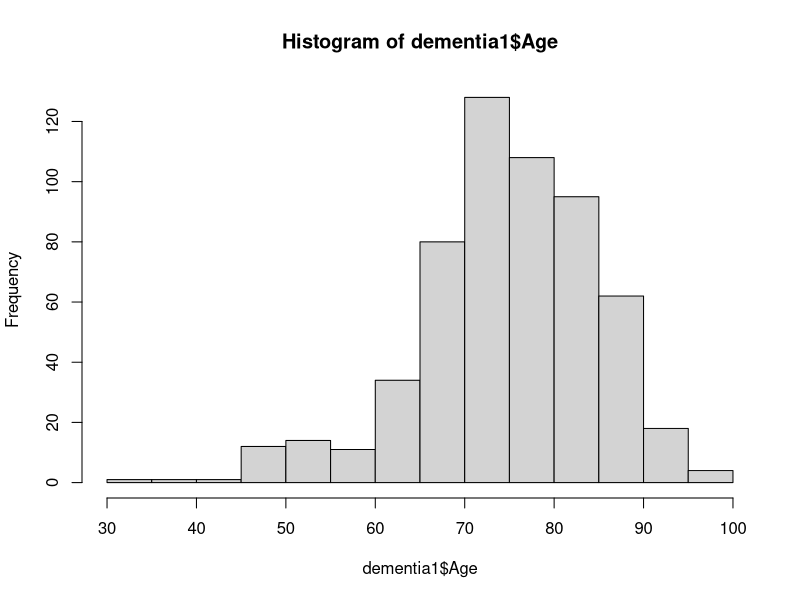

Source code (R): (Note: this script raises an error after producing the figure.)
## ---- chunk 1
dementia1 <- read.csv('./Data/dementia_all.csv', header=T)
dementia1
## ---- chunk 2
colnames(dementia1) <- c('Age', 'EDUC', 'SES', 'MMSE', 'CDR', 'Gender')
## ---- chunk 3
library(dplyr)
## ---- chunk 4
hist(dementia1$Age)
## ---- chunk 5
str(dementia1)
## ---- chunk 6
sum(dementia1$Age>=60 & dementia1$Age<=68)#52
sum(dementia1$Age>=69 & dementia1$Age<=72)#53
sum(dementia1$Age>=73&dementia1$Age<=75)#53
sum(dementia1$Age>=76&dementia1$Age<=78)#47
sum(dementia1$Age>=79&dementia1$Age<=81)#45
sum(dementia1$Age>=82&dementia1$Age<=85)#50
sum(dementia1$Age>=86&dementia1$Age<=100)#53
## ---- chunk 7
dementia2 <- transform(dementia1,
AgeRange = ifelse(dementia1$Age>=60 & dementia1$Age<=68, '60~68',
      ifelse(dementia1$Age>=69 & dementia1$Age<=72, '69~72',
      ifelse(dementia1$Age>=73&dementia1$Age<=75, '73~75',
      ifelse(dementia1$Age>=76&dementia1$Age<=78, '76~78',
      ifelse(dementia1$Age>=79&dementia1$Age<=81, '79~81',
      ifelse(dementia1$Age>=82&dementia1$Age<=85, '82~85','86~100'
             ))))))
)
## ---- chunk 8
dementia2 <- transform(dementia_all,
AgeRange = 
                  ifelse(dementia_all$Age>=30 & dementia_all$Age<=49, 1,
                         ifelse(dementia_all$Age>=50 & dementia_all$Age<=59, 2,
                                ifelse(dementia_all$Age>=60 & dementia_all$Age<=69, 3, 
                                       ifelse(dementia_all$Age>=70 & dementia_all$Age<=79, 4, ifelse(dementia_all$Age>=80 & dementia_all$Age<=89, 5,6                                                                                             ))))))
## ---- chunk 9
dementia2
## ---- chunk 10
oneR <- subset(dementia2,dementia2$AgeRange==1)
twoR <- subset(dementia2,dementia2$AgeRange==2)
threeR <- subset(dementia2,dementia2$AgeRange==3)
fourR <- subset(dementia2,dementia2$AgeRange==4)
fiveR <- subset(dementia2,dementia2$AgeRange==5)
sixR <- subset(dementia2,dementia2$AgeRange==6)

## ---- chunk 11
nrow(subset(oneR, oneR$CDR==0))
nrow(subset(oneR, oneR$CDR==0.5))
nrow(subset(oneR, oneR$CDR==1))
## ---- chunk 12
oneAR <- c(nrow(subset(oneR, oneR$CDR==0)), nrow(subset(oneR, oneR$CDR==0.5)), nrow(subset(oneR, oneR$CDR==1)))
twoAR <- c(nrow(subset(twoR, oneR$CDR==0)), nrow(subset(twoR, twoR$CDR==0.5)), nrow(subset(twoR, twoR$CDR==1)))
threeAR <- c(nrow(subset(threeR, threeR$CDR==0)), nrow(subset(threeR, threeR$CDR==0.5)), nrow(subset(threeR, threeR$CDR==1)))
fourAR <- c(nrow(subset(fourR, fourR$CDR==0)), nrow(subset(fourR, fourR$CDR==0.5)), nrow(subset(fourR, fourR$CDR==1)))
fiveAR <- c(nrow(subset(fiveR, fiveR$CDR==0)), nrow(subset(fiveR, fiveR$CDR==0.5)), nrow(subset(fiveR, fiveR$CDR==1)))
sixAR <- c(nrow(subset(sixR, sixR$CDR==0)), nrow(subset(sixR, sixR$CDR==0.5)), nrow(subset(sixR, sixR$CDR==1)))

## ---- chunk 13
abc <- data.frame(삼사십 = oneAR, 오십대 = twoAR, 육십대 = threeAR, 칠십대 = fourAR, 팔십대 = fiveAR, 구십대 = sixAR)
## ---- chunk 14
abc
## ---- chunk 15
rownames(abc) <- c('정상', '경도', '확정')
## ---- chunk 16
colnames(abc) <- c('30~49', '50~59', '60~69', '70~79', '80~89', '90~100')
## ---- chunk 17
par(family='AppleGothic')
barplot(as.matrix(abc),
        
        ylim = c(0,300),
        xlab = 'Age Range',
        ylab = '인원수(명)',
        main = '연령별(구간 맞춤) 치매 분포수',
        col = c('orange', 'blue', 'red'),
        
        cex.axis = 0.8,
        cex.names = 0.8,
        legend.text = T
        )
## ---- chunk 18
plot(dementia2$Age)
## ---- chunk 19
hist(dementia2$AgeRange)
## ---- chunk 20
dementia1$CDR
## ---- chunk 21
hist(dementia1$EDUC)
## ---- chunk 22
arrange(dementia1,desc(dementia1$EDUC))
## ---- chunk 23
str(dementia1)
## ---- chunk 24
sort(dementia1$EDUC)
## ---- chunk 25
sum(dementia1$EDUC>=6 & dementia1$EDUC<=11)
sum(dementia1$EDUC==12)
sum(dementia1$EDUC==13)
sum(dementia1$EDUC==14)
sum(dementia1$EDUC==15)
sum(dementia1$EDUC==16)
sum(dementia1$EDUC==17)
sum(dementia1$EDUC==18)
sum(dementia1$EDUC>=20&dementia1$EDUC<=23)

#19, 21, 22, 24, 25, 26, 27, 28, 30는 없음
## ---- chunk 26
dementia1$CDR <- as.numeric(dementia1$CDR)
## ---- chunk 27
library(corrplot)
## ---- chunk 28
cor_dementia <- cor(dementia1)
cor_dementia
## ---- chunk 29
cor(dementia1$CDR, dementia1$Age)
cor(dementia1$CDR, dementia1$EDUC)
cor(dementia1$CDR, dementia1$SES)
cor(dementia1$CDR, dementia1$MMSE)
cor(dementia1$CDR, dementia1$Gender)
## ---- chunk 30
plot(dementia1$CDR, dementia1$MMSE)
## ---- chunk 31
cor.test(dementia1$CDR, dementia1$Age)
cor.test(dementia1$CDR, dementia1$EDUC)
cor.test(dementia1$CDR, dementia1$SES)
cor.test(dementia1$CDR, dementia1$MMSE)
cor.test(dementia1$CDR, dementia1$Gender)
## ---- chunk 32
corrplot(cor_dementia)
## ---- chunk 33
plot(dementia1$MMSE ~ dementia1$CDR)
r <- lm(dementia1$MMSE ~ dementia1$CDR)
abline(r, col = 'red')
## ---- chunk 34
summary(r)
## ---- chunk 35
plot(dementia1$Age ~ dementia1$CDR)
r1 <- lm(dementia1$Age ~ dementia1$CDR)
abline(r, col = 'red')
## ---- chunk 36
summary(r1)
## ---- chunk 37
plot(dementia1)
## ---- chunk 38
model <- lm(CDR~ ., data=dementia1)
model
## ---- chunk 39
summary(model)
## ---- chunk 40
reduced <- step(model, direction = 'backward')
## ---- chunk 41
summary(reduced)
## ---- chunk 42
#dementia2$AgeRange <- factor(dementia2$AgeRange)
## ---- chunk 43
dementia2$CDR <- factor(dementia2$CDR)
str(dementia2)
## ---- chunk 44
library(randomForest)
## ---- chunk 45
library(caret)
samp <- createDataPartition(dementia2$CDR, p=0.7, list = F)
data.train <- dementia2[samp,]
data.test <- dementia2[-samp,]
samp
data.train
data.test
## ---- chunk 46
x <- subset(data.test, select = -CDR)
y <- data.test$CDR
## ---- chunk 47
rf <- randomForest(CDR ~ EDUC+SES+MMSE+Gender+Age, data = data.train, ntree = 1000)
rf
## ---- chunk 48
pred <- predict(rf, x)
## ---- chunk 49
mean(pred == y)
table(pred, y)
## ---- chunk 50
dementia3 <- transform(dementia1,
AgeRange = ifelse(dementia1$Age>=60 & dementia1$Age<=65, 1,
      ifelse(dementia1$Age>=66 & dementia1$Age<=70, 2,
      ifelse(dementia1$Age>=71&dementia1$Age<=75, 3,
      ifelse(dementia1$Age>=76&dementia1$Age<=80, 4,
      ifelse(dementia1$Age>=81&dementia1$Age<=85, 5,
      ifelse(dementia1$Age>=86&dementia1$Age<=90, 6,
      ifelse(dementia1$Age>=91&dementia1$Age<=95, 6, 7
             )))))))
)
## ---- chunk 51
dementia4 <- transform(dementia1,
AgeRange = ifelse(dementia1$Age>=60 & dementia1$Age<=65, 1,
      ifelse(dementia1$Age>=66 & dementia1$Age<=70, 2,
      ifelse(dementia1$Age>=71&dementia1$Age<=75, 3,
      ifelse(dementia1$Age>=76&dementia1$Age<=80, 4,
      ifelse(dementia1$Age>=81&dementia1$Age<=85, 5,
      ifelse(dementia1$Age>=86&dementia1$Age<=90, 6,
      ifelse(dementia1$Age>=91&dementia1$Age<=95, 6, 7
             )))))))
)
## ---- chunk 52
dementia3
## ---- chunk 53
library(randomForest)
## ---- chunk 54
library(caret)
samp <- createDataPartition(dementia3$CDR, p=0.7, list = F)
data.train <- dementia3[samp,]
data.test <- dementia3[-samp,]
samp
data.train
data.test
## ---- chunk 55
x <- subset(data.test, select = -CDR)
y <- data.test$CDR
## ---- chunk 56
rf <- randomForest(CDR ~ AgeRange, data = data.train, ntree = 1000)
rf
## ---- chunk 57
pred <- predict(rf, x)
## ---- chunk 58
mean(pred == y)
table(pred, y)
## ---- chunk 59
str(dementia2)
## ---- chunk 60
dementia_non <- subset(dementia3, dementia3$CDR==0)
dementia_mild <- subset(dementia3, dementia3$CDR==0.5)
dementia_hard <- subset(dementia3, dementia3$CDR==1)
## ---- chunk 61
boxplot(dementia3$MMSE)
boxplot(dementia3$SES)
boxplot(dementia3$EDUC)
## ---- chunk 62
boxplot(dementia3$MMSE)$stats
boxplot(dementia3$SES)$stats
boxplot(dementia3$EDUC)$stats
## ---- chunk 63
dementia3$MMSE <- ifelse(dementia3$MMSE >30 | dementia3$MMSE < 23, NA, dementia3$MMSE)
table(is.na(dementia3$MMSE))
## ---- chunk 64
dementia3 <- subset(dementia3, !is.na(dementia3$MMSE))
## ---- chunk 65
boxplot(dementia3$EDUC)$stats
## ---- chunk 66
#write.csv(dementia3, "./Data/dementia3.csv", row.names = F)
## ---- chunk 67
dementia3$CDR <- factor(dementia3$CDR)
## ---- chunk 68
library(caret)
samp <- createDataPartition(dementia3$CDR, p=0.7, list = F)
data.train <- dementia3[samp,]
data.test <- dementia3[-samp,]
samp
data.train
data.test
## ---- chunk 69
x <- subset(data.test, select = -CDR)
y <- data.test$CDR
## ---- chunk 70
rf <- randomForest(CDR ~ ., data = data.train, ntree = 1000)
rf
## ---- chunk 71
pred <- predict(rf, x)
## ---- chunk 72
mean(pred == y)
table(pred, y)
## ---- chunk 73
boxplot(dementia3$eTIV)
## ---- chunk 74
hist(dementia1$CDR)
## ---- chunk 75
nrow(subset(dementia3, dementia3$CDR == 0))
nrow(subset(dementia3, CDR == 1 & CDR == 0.5))
#nrow(subset(dementia3, dementia3$CDR == 1))
## ---- chunk 76
dementia_non <- subset(dementia3, dementia3$CDR == 0)
dementia_yes <- subset(dementia3, dementia3$CDR == 0.5)
## ---- chunk 77
dementia_yes <- rbind(dementia_yes, subset(dementia3, dementia3$CDR == 1))
## ---- chunk 78
nrow(dementia_yes)
## ---- chunk 79
rownames(dementia_non)
rownames(dementia_yes)
## ---- chunk 80
nonRNames <- sort(sample(rownames(dementia_non), 108, replace = FALSE))
## ---- chunk 81
dementia_non[nonRNames,]
dementia_yes
## ---- chunk 82
dementiaBoth <- rbind(dementia_non[nonRNames,], dementia_yes)
## ---- chunk 83
library(randomForest)
library(caret)
samp <- createDataPartition(dementiaBoth$CDR, p=0.7, list = F)
data.train <- dementiaBoth[samp,]
data.test <- dementiaBoth[-samp,]
samp
data.train
data.test
## ---- chunk 84
x <- subset(data.test, select = -CDR)
y <- data.test$CDR
## ---- chunk 85
rf <- randomForest(CDR ~ EDUC+SES+MMSE+Gender+AgeRange, data = data.train, ntree = 100)
rf
## ---- chunk 86
help("randomForest")
## ---- chunk 87
pred <- predict(rf, x)
## ---- chunk 88
mean(pred == y)
table(pred, y)
## ---- chunk 89
nrow(subset(dementia3, dementia3$AgeRange==1))
nrow(subset(dementia3, dementia3$AgeRange==2))
nrow(subset(dementia3, dementia3$AgeRange==3))
nrow(subset(dementia3, dementia3$AgeRange==4))
nrow(subset(dementia3, dementia3$AgeRange==5))
nrow(subset(dementia3, dementia3$AgeRange==6))
nrow(subset(dementia3, dementia3$AgeRange==7))
## ---- chunk 90
subset(dementia3, AgeRange==1)
## ---- chunk 91
one <- subset(dementia3,dementia3$AgeRange==1)
two <- subset(dementia3,dementia3$AgeRange==2)
three <- subset(dementia3,dementia3$AgeRange==3)
four <- subset(dementia3,dementia3$AgeRange==4)
five <- subset(dementia3,dementia3$AgeRange==5)
six <- subset(dementia3,dementia3$AgeRange==6)
seven <- subset(dementia3,dementia3$AgeRange==7)
## ---- chunk 92
nrow(subset(one, one$CDR==0))
nrow(subset(one, one$CDR==0.5))
nrow(subset(one, one$CDR==1))
## ---- chunk 93
oneA <- c(nrow(subset(one, one$CDR==0)), nrow(subset(one, one$CDR==0.5)), nrow(subset(one, one$CDR==1)))
twoA <- c(nrow(subset(two, two$CDR==0)), nrow(subset(two, two$CDR==0.5)), nrow(subset(two, two$CDR==1)))
threeA <- c(nrow(subset(three, three$CDR==0)), nrow(subset(three, three$CDR==0.5)), nrow(subset(three, three$CDR==1)))
fourA <- c(nrow(subset(four, four$CDR==0)), nrow(subset(four, four$CDR==0.5)), nrow(subset(four, four$CDR==1)))
fiveA <- c(nrow(subset(five, five$CDR==0)), nrow(subset(five, five$CDR==0.5)), nrow(subset(five, five$CDR==1)))
sixA <- c(nrow(subset(six, six$CDR==0)), nrow(subset(six, six$CDR==0.5)), nrow(subset(six, six$CDR==1)))
sevenA <- c(nrow(subset(seven, seven$CDR==0)), nrow(subset(seven, seven$CDR==0.5)), nrow(subset(seven, seven$CDR==1)))
## ---- chunk 94
ab <- data.frame(육십초 = oneA, 육십말 = twoA, 칠십초 = threeA, 칠십말 = fourA, 팔십초 = fiveA, 팔십말 = sixA, 구십백 = sevenA)
## ---- chunk 95
rownames(ab) <- c('정상', '경도', '확정')
## ---- chunk 96
colnames(ab) <- c('60-65', '66-70', '71-75', '76-80', '81-85', '86-90', '91-100')
## ---- chunk 97
ab
## ---- chunk 98
par(family='AppleGothic')
barplot(as.matrix(ab),
        beside = T,
        ylim = c(0,50),
        xlab = 'Age Range',
        ylab = '인원수(명)',
        main = '연령별 치매 분포수',
        col = c('orange', 'blue', 'red'),
        legend.text = T
        )
## ---- chunk 99
female <- subset(dementia3,dementia3$Gender==0)
male <- subset(dementia3,dementia3$Gender==1)
## ---- chunk 100
nrow(subset(female, female$CDR==0))
nrow(subset(female, female$CDR==0.5))
nrow(subset(female, female$CDR==1))
## ---- chunk 101
nrow(subset(male, male$CDR==0))
nrow(subset(male, male$CDR==0.5))
nrow(subset(male, male$CDR==1))
## ---- chunk 102
femaleG <- c(nrow(subset(female, female$CDR==0)), nrow(subset(female, female$CDR==0.5)), nrow(subset(female, female$CDR==1)))

maleG <- c(nrow(subset(male, male$CDR==0)), nrow(subset(male, male$CDR==0.5)), nrow(subset(male, male$CDR==1)))
## ---- chunk 103
abb <- data.frame(femaleG, maleG)
## ---- chunk 104
rownames(abb) <- c('정상', '경도', '확정')
## ---- chunk 105
abb
## ---- chunk 106
par(family='AppleGothic')
barplot(as.matrix(abb),
        beside = T,
        ylim = c(0,160),
        col = c('orange', 'blue', 'red'),
        legend.text = T
        )
## ---- chunk 107
femaleR <- subset(dementiaBoth,dementiaBoth$Gender==0)
maleR <- subset(dementiaBoth,dementiaBoth$Gender==1)
## ---- chunk 108
femaleR
maleR
## ---- chunk 109
nrow(subset(femaleR, femaleR$CDR==0))
nrow(subset(femaleR, femaleR$CDR==0.5))
nrow(subset(femaleR, femaleR$CDR==1))
## ---- chunk 110
str(dementia1)
## ---- chunk 111
nrow(subset(dementia3, dementia3$Gender==0))
nrow(subset(dementia3, dementia3$Gender==1))
## ---- chunk 112
nrow(female)
nrow(male)
## ---- chunk 113
rownames(female)
rownames(male)
## ---- chunk 114
nn <- sort(sample(rownames(female), 128, replace = FALSE))
## ---- chunk 115
nrow(male)
nrow(female[nn,])
## ---- chunk 116
female <- female[nn,]
## ---- chunk 117
genderR <- rbind(male, female[nn,])
## ---- chunk 118
nrow(subset(female, female$CDR==0))
nrow(subset(female, female$CDR==0.5))
nrow(subset(female, female$CDR==1))
## ---- chunk 119
nrow(subset(male, male$CDR==0))
nrow(subset(male, male$CDR==0.5))
nrow(subset(male, male$CDR==1))
## ---- chunk 120
femaleF <- c(98, 28, 3)
maleF <- c(64, 59, 5)
## ---- chunk 121
aba <- data.frame(femaleF, maleF)
aba
## ---- chunk 122
rownames(aba) <- c('정상', '경도', '확정')
## ---- chunk 123
aba
## ---- chunk 124
par(family='AppleGothic')
barplot(as.matrix(aba),
        beside = T,
        ylim = c(0,120),
        col = c('orange', 'blue', 'red'),
        main = '성별 치매 분포수',
        ylab = '인원수(명)',
        legend.text = T
        )
## ---- chunk 125
genderR$CDR <- factor(genderR$CDR)
## ---- chunk 126
library(randomForest)
library(caret)
samp <- createDataPartition(genderR$CDR, p=0.7, list = F)
data.train <- genderR[samp,]
data.test <- genderR[-samp,]
samp
data.train
data.test
## ---- chunk 127
x <- subset(data.test, select = -CDR)
y <- data.test$CDR
## ---- chunk 128
rf <- randomForest(CDR ~ Age+EDUC+SES+MMSE+Gender, data = data.train, ntree = 100)
rf
## ---- chunk 129
pred <- predict(rf, x)
## ---- chunk 130
mean(pred == y)
table(pred, y)
## ---- chunk 131
samp <- c(sample(1:85, 60), sample(86:170, 60), sample(171:256, 60))
samp
## ---- chunk 132
data.train <- genderR[samp, ]
data.train
## ---- chunk 133
data.test <- genderR[-samp,]
data.test
## ---- chunk 134
summary(data.train)
summary(data.test)
## ---- chunk 135
library(nnet)
## ---- chunk 136
model.nnet <- nnet(CDR ~ Age+EDUC+SES+MMSE+Gender, data = data.train, size=3)
## ---- chunk 137
x <- subset(data.test, select = -CDR)
head(x)
## ---- chunk 138
y <- data.test$CDR
y
## ---- chunk 139
pred <- predict(model.nnet, x, type = 'class')
pred
## ---- chunk 140
mean(pred == y)*100
## ---- chunk 141
table(pred, y)
## ---- chunk 142
model.nnet <- nnet(CDR~., data = genderR, size=3)
## ---- chunk 143
pred2 <- predict(rf, list(Age = 65,

  EDUC = 20,

  SES = 5,

  MMSE = 29,
  
  Gender = 0,

  ), type = 'class')

pred2
## ---- chunk 144
library(e1071)
## ---- chunk 145
library(caret)
samp <- createDataPartition(genderR$CDR, p=0.7, list=F)
data.train <- genderR[samp,]
data.test <- genderR[-samp,]
## ---- chunk 146
x <- subset(data.test, select=-CDR)
y <- data.test$CDR
## ---- chunk 147
model <- svm(CDR ~ ., data = data.train)
## ---- chunk 148
pred <- predict(model, x)
## ---- chunk 149
mean(pred == y)
table(pred, y)
## ---- chunk 150
library(party)
library(caret)
## ---- chunk 151
samp <- createDataPartition(genderR$CDR, p=0.7, list = F)
samp
## ---- chunk 152
data.train <- genderR[samp,]
data.test <- genderR[-samp,]
## ---- chunk 153
x <- subset(data.test, select=-CDR)
y <- data.test$CDR
## ---- chunk 154
dementiaG_tree <- ctree(CDR ~ Age+EDUC+SES+MMSE+Gender, data=data.train)
## ---- chunk 155
pred <- predict(dementiaG_tree, x,type='prob')
head(pred)
## ---- chunk 156
mean(pred == y)
table(pred, y)
## ---- chunk 157
subset(dementia3, dementia3$MMSE >30 | dementia3$MMSE < 10)
## ---- chunk 158
dementia3$MMSE <- ifelse(dementia3$MMSE >30 | dementia3$MMSE < 10, NA, dementia3$MMSE)
table(is.na(dementia3$MMSE))
## ---- chunk 159
dementia4 <- subset(dementia4, !is.na(dementia4$MMSE))
## ---- chunk 160
dementia4$CDR<-factor(dementia4$CDR)
## ---- chunk 161
write.csv(dementia4, "./Data/dementia4.csv", row.names = F)
dementia4
## ---- chunk 162
library(randomForest)
library(caret)
samp <- createDataPartition(dementia4$CDR, p=0.7, list = F)
data.train <- dementia4[samp,]
data.test <- dementia4[-samp,]
samp
data.train
data.test
## ---- chunk 163
x <- subset(data.test, select = -CDR)
y <- data.test$CDR
## ---- chunk 164
rf <- randomForest(CDR ~ ., data = data.train, ntree = 1000)
rf
## ---- chunk 165
pred <- predict(rf, x)
## ---- chunk 166
mean(pred == y)
table(pred, y)
## ---- chunk 167
samp <- c(sample(1:85, 60), sample(86:170, 60), sample(171:256, 60))
samp
## ---- chunk 168
data.train <- genderR[samp, ]
data.train
## ---- chunk 169
data.test <- genderR[-samp,]
data.test
## ---- chunk 170
model.nnet <- nnet(CDR ~ Age+MMSE+Gender, data = data.train, size=3)
## ---- chunk 171
x <- subset(data.test, select = -CDR)
head(x)
## ---- chunk 172
y <- data.test$CDR
head(y)
## ---- chunk 173
pred <- predict(model.nnet, x, type = 'class')
pred
## ---- chunk 174
mean(pred == y)*100
## ---- chunk 175
table(pred, y)
## ---- chunk 176
dementia4
## ---- chunk 177
nrow(subset(dementia4, dementia2$CDR==0))
nrow(subset(dementia4, dementia2$CDR==0.5))
nrow(subset(dementia4, dementia2$CDR==1))
## ---- chunk 178
cd0 <- sort(sample(rownames(subset(dementia4, dementia2$CDR==0)), 80, replace = FALSE))
cd5 <- sort(sample(rownames(subset(dementia4, dementia2$CDR==0.5)), 60, replace = FALSE))
#sort(sample(subset(dementia4, dementia2$CDR==0), 80, replace = FALSE))
## ---- chunk 179
dementia5 <- rbind(
subset(dementia4, dementia2$CDR==0)[cd0,],
subset(dementia4, dementia2$CDR==0.5)[cd5,],
subset(dementia4, dementia2$CDR==1)
)
## ---- chunk 180
#write.csv(dementia5, "./Data/dementia5.csv", row.names = F)
## ---- chunk 181
dementia5$CDR <- factor(dementia5$CDR)
## ---- chunk 182
library(randomForest)
library(caret)
samp <- createDataPartition(dementia5$CDR, p=0.7, list = F)
data.train <- dementia5[samp,]
data.test <- dementia5[-samp,]
samp
data.train
data.test
## ---- chunk 183
x <- subset(data.test, select = -CDR)
y <- data.test$CDR
## ---- chunk 184
rf <- randomForest(CDR ~ Age+MMSE+Gender, data = data.train, ntree = 100)
rf
## ---- chunk 185
pred <- predict(rf, x)
## ---- chunk 186
mean(pred == y)
table(pred, y)
## ---- chunk 187
rf <- randomForest(CDR ~ Age+MMSE+Gender+SES, data = data.train, ntree = 100)
rf
## ---- chunk 188
pred <- predict(rf, x)
## ---- chunk 189
mean(pred == y)
table(pred, y)
## ---- chunk 190
rf <- randomForest(CDR ~ Age+MMSE+Gender+EDUC, data = data.train, ntree = 100)
rf
## ---- chunk 191
pred <- predict(rf, x)
## ---- chunk 192
mean(pred == y)
table(pred, y)
## ---- chunk 193
rf <- randomForest(CDR ~ Age+MMSE+Gender+SES+EDUC, data = data.train, ntree = 100)
rf
## ---- chunk 194
pred <- predict(rf, x)
## ---- chunk 195
mean(pred == y)
table(pred, y)
## ---- chunk 196
library(party)
library(caret)
## ---- chunk 197
samp <- createDataPartition(dementia5$CDR, p=0.7, list = F)
data.train <- dementia5[samp,]
data.test <- dementia5[-samp,]
samp
## ---- chunk 198
x <- subset(data.test, select=-CDR)
y <- data.test$CDR
## ---- chunk 199
dementia_tree <- ctree(CDR ~ Age+MMSE+Gender, data=data.train)
## ---- chunk 200
pred <- predict(dementia_tree, x)
head(pred)
## ---- chunk 201
mean(pred == y)
table(pred, y)
## ---- chunk 202
dementia_tree <- ctree(CDR ~ Age+MMSE+Gender+SES, data=data.train)
## ---- chunk 203
pred <- predict(dementia_tree, x)
head(pred)
## ---- chunk 204
mean(pred == y)
table(pred, y)
## ---- chunk 205
dementia_tree <- ctree(CDR ~ Age+MMSE+Gender+SES, data=data.train)
## ---- chunk 206
pred <- predict(dementia_tree, x)
head(pred)
## ---- chunk 207
mean(pred == y)
table(pred, y)
## ---- chunk 208
dementia_tree <- ctree(CDR ~ Age+MMSE+Gender+SES+EDUC, data=data.train)
## ---- chunk 209
pred <- predict(dementia_tree, x)
head(pred)
## ---- chunk 210
mean(pred == y)
table(pred, y)
## ---- chunk 211
library(e1071)
library(caret)
## ---- chunk 212
samp <- createDataPartition(dementia5$CDR, p=0.7, list=F)
data.train <- dementia5[samp,]
data.test <- dementia5[-samp,]
## ---- chunk 213
x <- subset(data.test, select=-CDR)
y <- data.test$CDR
## ---- chunk 214
model <- svm(CDR ~ Age+MMSE+Gender, data = data.train)
model
## ---- chunk 215
pred <- predict(model, x)
pred
## ---- chunk 216
mean(pred == y)
table(pred, y)
## ---- chunk 217
model <- svm(CDR ~ Age+MMSE+Gender+SES, data = data.train)
## ---- chunk 218
pred <- predict(model, x)
## ---- chunk 219
mean(pred == y)
table(pred, y)
## ---- chunk 220
model <- svm(CDR ~ Age+MMSE+Gender+EDUC, data = data.train)
## ---- chunk 221
pred <- predict(model, x)
## ---- chunk 222
mean(pred == y)
table(pred, y)
## ---- chunk 223
model <- svm(CDR ~ Age+MMSE+Gender+SES+EDUC, data = data.train)
## ---- chunk 224
pred <- predict(model, x)
## ---- chunk 225
mean(pred == y)
table(pred, y)
## ---- chunk 226
library(nnet)
## ---- chunk 227
samp <- c(sample(1:60, 42), sample(61:120, 42), sample(121:178, 42))
samp
## ---- chunk 228
data.train <- dementia5[samp, ]
data.train
## ---- chunk 229
data.test <- dementia5[-samp,]
data.test
## ---- chunk 230
model.nnet <- nnet(CDR ~ Age+MMSE+Gender, data = data.train, size=10) # size: 은닉층 개수
## ---- chunk 231
x <- subset(data.test, select = -CDR)
head(x)
y <- data.test$CDR
head(y)
## ---- chunk 232
pred <- predict(model.nnet, x, type = 'class')
pred
## ---- chunk 233
mean(pred == y)*100
table(pred, y)
## ---- chunk 234
model.nnet <- nnet(CDR ~ Age+MMSE+Gender+SES, data = data.train, size=10) # size: 은닉층 개수
## ---- chunk 235
x <- subset(data.test, select = -CDR)
head(x)
y <- data.test$CDR
head(y)
## ---- chunk 236
pred <- predict(model.nnet, x, type = 'class')
pred
## ---- chunk 237
mean(pred == y)*100
table(pred, y)
## ---- chunk 238
model.nnet <- nnet(CDR ~ Age+MMSE+Gender+EDUC, data = data.train, size=10) # size: 은닉층 개수
## ---- chunk 239
x <- subset(data.test, select = -CDR)
head(x)
y <- data.test$CDR
head(y)
## ---- chunk 240
pred <- predict(model.nnet, x, type = 'class')
pred
## ---- chunk 241
mean(pred == y)*100
table(pred, y)
## ---- chunk 242
model.nnet <- nnet(CDR ~ Age+MMSE+Gender+SES+EDUC, data = data.train, size=3) # size: 은닉층 개수
## ---- chunk 243
x <- subset(data.test, select = -CDR)
head(x)
y <- data.test$CDR
head(y)
## ---- chunk 244
pred <- predict(model.nnet, x, type = 'class')
pred
## ---- chunk 245
mean(pred == y)*100
table(pred, y)
